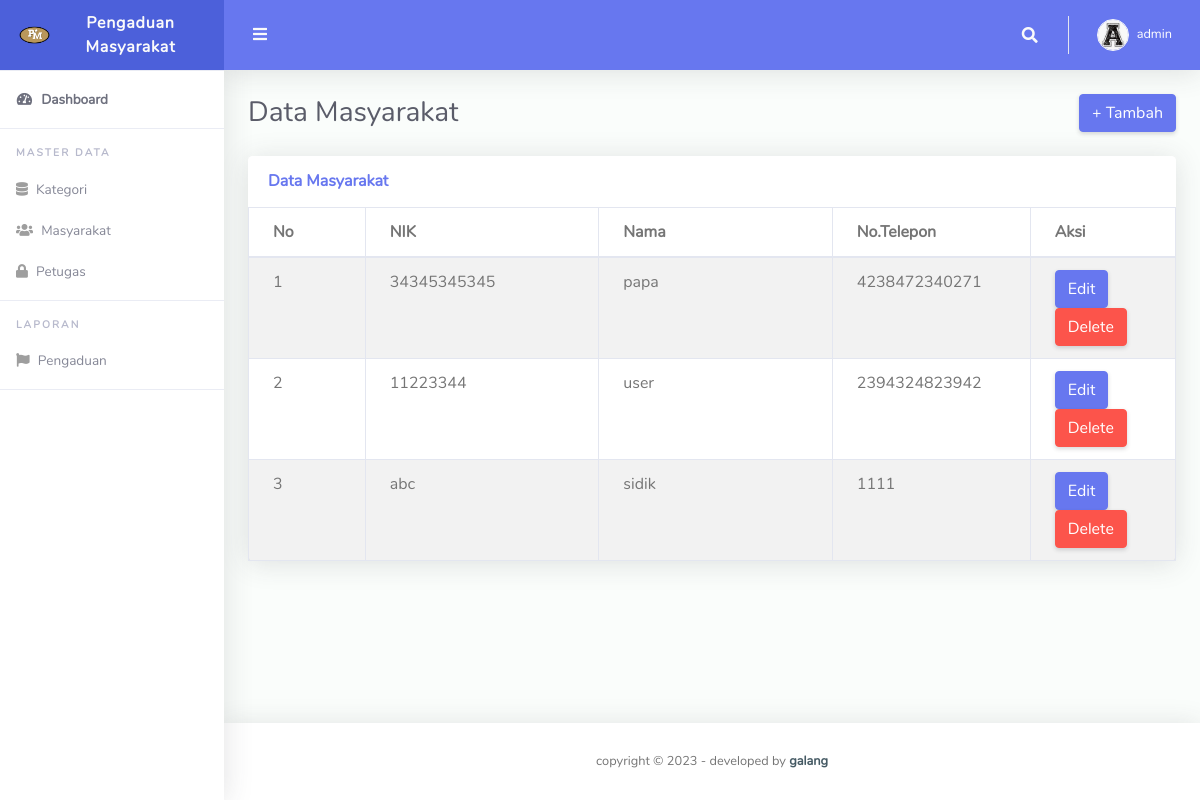
The page /index.php/admin/masyarakat on the database its author committed.
### tables this page shows
CREATE TABLE `masyarakat` (
  `id` int(11) NOT NULL,
  `nik` char(16) NOT NULL,
  `nama` varchar(35) NOT NULL,
  `username` varchar(25) NOT NULL,
  `password` varchar(128) NOT NULL,
  `telepon` varchar(13) NOT NULL
);

### application/controllers/Admin.php (called while the page is built, shortened)
<?php
class 	Admin extends CI_Controller
{
	public function __construct()
    {
        $this->load->library('form_validation');
        $this->load->model('m_kategori');
    }
	public function masyarakat()
	{
		$data['title'] = 'masyarakat Page';
		$data['user'] = $this->db->get_where('petugas', ['username' => $this->session->userdata('username')])->row_array();
		$data['masyarakat'] = $this->db->get('masyarakat')->result_array();
		$this->load->view('template/admin_header', $data);
		$this->load->view('admin/masyarakat', $data);
		$this->load->view('template/admin_footer', $data);
	}
}

### index.php (called while the page is built, shortened)
<?php
require_once BASEPATH.'core/CodeIgniter.php';

### application/views/admin/masyarakat.php (the view, shortened to what this page needs)
<div id="wrapper">
  <ul class="navbar-nav sidebar sidebar-light accordion" id="accordionSidebar">
    <a class="sidebar-brand d-flex align-items-center justify-content-center" href="<?= base_url('admin') ?>">
      <div class="sidebar-brand-icon">
        <img src="<?= base_url('assets/img/logo g.png') ?>">
      </div>
      <div class="sidebar-brand-text mx-3">Pengaduan Masyarakat</div>
    </a>
    <hr class="sidebar-divider my-0">
    <li class="nav-item active">
      <a class="nav-link" href="<?= base_url('admin') ?>">
        <i class="fas fa-fw fa-tachometer-alt"></i>
        <span>Dashboard</span></a>
    </li>
    <hr class="sidebar-divider">
    <div class="sidebar-heading">
      Master Data
    </div>
    <li class="nav-item">
      <a class="nav-link" href="<?= base_url('admin/kategori') ?>">
        <i class="fa fa-database" aria-hidden="true"></i>
        <span>Kategori</span>
      </a>
    </li>
    <li class="nav-item">
      <a class="nav-link" href="<?= base_url('admin/masyarakat') ?>">
        <i class="fa fa-users" aria-hidden="true"></i>
        <span>Masyarakat</span>
      </a>
    </li>
    <li class="nav-item">
      <a class="nav-link" href="<?= base_url('admin/petugas') ?>">
        <i class="fa fa-lock" aria-hidden="true"></i>
        <span>Petugas</span>
      </a>
    </li>
    <hr class="sidebar-divider">
    <div class="sidebar-heading">
      LAPORAN
    </div>
    <li class="nav-item">
      <a class="nav-link" href="<?= base_url('admin/pengaduan') ?>">
        <i class="fa fa-flag" aria-hidden="true"></i>
        <span>Pengaduan</span>
      </a>
    </li>
    <hr class="sidebar-divider">
  </ul>
  <div id="content-wrapper" class="d-flex flex-column">
    <div id="content">
      <nav class="navbar navbar-expand navbar-light bg-navbar topbar mb-4 static-top">
        <button id="sidebarToggleTop" class="btn btn-link rounded-circle mr-3">
          <i class="fa fa-bars"></i>
        </button>
        <ul class="navbar-nav ml-auto">
          <li class="nav-item dropdown no-arrow">
            <a class="nav-link dropdown-toggle" href="#" id="searchDropdown" role="button" data-toggle="dropdown" aria-haspopup="true" aria-expanded="false">
              <i class="fas fa-search fa-fw"></i>
            </a>
          </li>
          <li class="nav-item dropdown no-arrow">
            <a class="nav-link dropdown-toggle" href="#" id="userDropdown" role="button" data-toggle="dropdown" aria-haspopup="true" aria-expanded="false">
              <img class="img-profile rounded-circle" src="<?= base_url('assets/assets/img/logo a.png') ?>" style="max-width: 60px">
              <span class="ml-2 d-none d-lg-inline text-white small">admin</span>
            </a>
          </li>
        </ul>
      </nav>
      <div class="container-fluid" id="container-wrapper">
        <div class="d-sm-flex align-items-center justify-content-between mb-4">
          <h1 class="h3 mb-0 text-gray-800">Data Masyarakat</h1>
          <button type="button" class="btn btn-primary" data-toggle="modal" data-target="#modaltambah"> + Tambah</button>
        </div>
        <div class="row">
          <div class="col-lg-12">
            <div class="card mb-4">
              <div class="card-header py-3 d-flex flex-row align-items-center justify-content-between">
                <h6 class="m-0 font-weight-bold text-primary">Data Masyarakat</h6>
              </div>
              <div class="table-responsive p-">
                <table class="table table-striped table-bordered zero-configuration">
                  <thead>
                    <tr>
                      <th width="10%">No</th>
                      <th width="20%">NIK</th>
                      <th width="20%">Nama</th>
                      <th width="10%">No.Telepon</th>
                      <th width="10%">Aksi</th>
                    </tr>
                  </thead>
                  <?php $i = 1 ?>
                  <?php foreach ($masyarakat as $al) : ?>
                    <tr>
                      <td><?= $i ?></td>
                      <td><?= $al['nik'] ?></td>
                      <td><?= $al['nama'] ?></td>
                      <td><?= $al['telepon'] ?></td>
                      <td>
                        <button type="button" class="btn btn-primary" data-toggle="modal" data-target="#modaledit<?php echo $al['id']; ?>">
                          Edit</button>
                        <a class="btn btn-danger" href="<?= base_url('admin/delete_masyarakat/' . $al['id']) ?>" onclick="return confirm('Apakah Anda Yakin?');">Delete</a>
                      </td>
                    </tr>
                  <?php $i++;
                  endforeach ?>
                </table>
              </div>
            </div>
          </div>
        </div>
      </div>
    </div>

### rows shown on the page
masyarakat: nik "34345345345", nama "papa", telepon "4238472340271"
masyarakat: nik "11223344", nama "user", telepon "2394324823942"
masyarakat: nik "abc", nama "sidik", telepon "1111"
